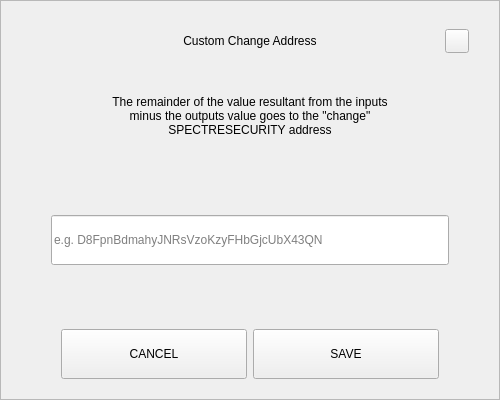
<?xml version="1.0" encoding="UTF-8"?>
<ui version="4.0">
 <class>SendChangeAddressDialog</class>
 <widget class="QDialog" name="SendChangeAddressDialog">
  <property name="geometry">
   <rect>
    <x>0</x>
    <y>0</y>
    <width>500</width>
    <height>400</height>
   </rect>
  </property>
  <property name="windowTitle">
   <string>Dialog</string>
  </property>
  <layout class="QVBoxLayout" name="verticalLayout">
   <property name="spacing">
    <number>0</number>
   </property>
   <property name="leftMargin">
    <number>0</number>
   </property>
   <property name="topMargin">
    <number>0</number>
   </property>
   <property name="rightMargin">
    <number>0</number>
   </property>
   <property name="bottomMargin">
    <number>0</number>
   </property>
   <item>
    <widget class="QFrame" name="frame">
     <property name="styleSheet">
      <string notr="true"/>
     </property>
     <property name="frameShape">
      <enum>QFrame::StyledPanel</enum>
     </property>
     <property name="frameShadow">
      <enum>QFrame::Raised</enum>
     </property>
     <layout class="QVBoxLayout" name="verticalLayout_2" stretch="0,0,0,0,0,0,0">
      <property name="spacing">
       <number>0</number>
      </property>
      <property name="leftMargin">
       <number>30</number>
      </property>
      <property name="topMargin">
       <number>20</number>
      </property>
      <property name="rightMargin">
       <number>30</number>
      </property>
      <property name="bottomMargin">
       <number>20</number>
      </property>
      <item>
       <layout class="QHBoxLayout" name="horizontalLayout_3">
        <property name="spacing">
         <number>0</number>
        </property>
        <item>
         <spacer name="horizontalSpacer_2">
          <property name="orientation">
           <enum>Qt::Horizontal</enum>
          </property>
          <property name="sizeHint" stdset="0">
           <size>
            <width>40</width>
            <height>20</height>
           </size>
          </property>
         </spacer>
        </item>
        <item>
         <widget class="QLabel" name="labelTitle">
          <property name="minimumSize">
           <size>
            <width>0</width>
            <height>40</height>
           </size>
          </property>
          <property name="maximumSize">
           <size>
            <width>16777215</width>
            <height>40</height>
           </size>
          </property>
          <property name="styleSheet">
           <string notr="true">padding-left:24px;</string>
          </property>
          <property name="text">
           <string>Custom Change Address</string>
          </property>
          <property name="alignment">
           <set>Qt::AlignCenter</set>
          </property>
          <property name="margin">
           <number>7</number>
          </property>
         </widget>
        </item>
        <item>
         <spacer name="horizontalSpacer">
          <property name="orientation">
           <enum>Qt::Horizontal</enum>
          </property>
          <property name="sizeHint" stdset="0">
           <size>
            <width>40</width>
            <height>20</height>
           </size>
          </property>
         </spacer>
        </item>
        <item>
         <widget class="QPushButton" name="btnEsc">
          <property name="minimumSize">
           <size>
            <width>24</width>
            <height>24</height>
           </size>
          </property>
          <property name="maximumSize">
           <size>
            <width>24</width>
            <height>24</height>
           </size>
          </property>
          <property name="focusPolicy">
           <enum>Qt::NoFocus</enum>
          </property>
          <property name="text">
           <string/>
          </property>
         </widget>
        </item>
       </layout>
      </item>
      <item>
       <spacer name="verticalSpacer_2">
        <property name="orientation">
         <enum>Qt::Vertical</enum>
        </property>
        <property name="sizeType">
         <enum>QSizePolicy::Fixed</enum>
        </property>
        <property name="sizeHint" stdset="0">
         <size>
          <width>20</width>
          <height>20</height>
         </size>
        </property>
       </spacer>
      </item>
      <item alignment="Qt::AlignHCenter">
       <widget class="QLabel" name="labelMessage">
        <property name="minimumSize">
         <size>
          <width>0</width>
          <height>70</height>
         </size>
        </property>
        <property name="text">
         <string>The remainder of the value resultant from the inputs minus the outputs value goes to the &quot;change&quot; SPECTRESECURITY address</string>
        </property>
        <property name="alignment">
         <set>Qt::AlignCenter</set>
        </property>
        <property name="wordWrap">
         <bool>true</bool>
        </property>
       </widget>
      </item>
      <item>
       <spacer name="verticalSpacer_3">
        <property name="orientation">
         <enum>Qt::Vertical</enum>
        </property>
        <property name="sizeHint" stdset="0">
         <size>
          <width>20</width>
          <height>40</height>
         </size>
        </property>
       </spacer>
      </item>
      <item>
       <layout class="QHBoxLayout" name="horizontalLayout_2">
        <property name="spacing">
         <number>0</number>
        </property>
        <property name="leftMargin">
         <number>20</number>
        </property>
        <property name="rightMargin">
         <number>20</number>
        </property>
        <item>
         <widget class="QLineEdit" name="lineEditAddress">
          <property name="minimumSize">
           <size>
            <width>0</width>
            <height>50</height>
           </size>
          </property>
          <property name="placeholderText">
           <string notr="true">e.g. D8FpnBdmahyJNRsVzoKzyFHbGjcUbX43QN</string>
          </property>
         </widget>
        </item>
       </layout>
      </item>
      <item>
       <spacer name="verticalSpacer">
        <property name="orientation">
         <enum>Qt::Vertical</enum>
        </property>
        <property name="sizeHint" stdset="0">
         <size>
          <width>20</width>
          <height>40</height>
         </size>
        </property>
       </spacer>
      </item>
      <item>
       <layout class="QHBoxLayout" name="horizontalLayout" stretch="2,2">
        <property name="spacing">
         <number>6</number>
        </property>
        <property name="leftMargin">
         <number>30</number>
        </property>
        <property name="rightMargin">
         <number>30</number>
        </property>
        <item>
         <widget class="QPushButton" name="btnCancel">
          <property name="minimumSize">
           <size>
            <width>180</width>
            <height>50</height>
           </size>
          </property>
          <property name="focusPolicy">
           <enum>Qt::NoFocus</enum>
          </property>
          <property name="text">
           <string>CANCEL</string>
          </property>
         </widget>
        </item>
        <item>
         <widget class="QPushButton" name="btnSave">
          <property name="minimumSize">
           <size>
            <width>180</width>
            <height>50</height>
           </size>
          </property>
          <property name="focusPolicy">
           <enum>Qt::NoFocus</enum>
          </property>
          <property name="text">
           <string>SAVE</string>
          </property>
         </widget>
        </item>
       </layout>
      </item>
     </layout>
    </widget>
   </item>
  </layout>
 </widget>
 <resources/>
 <connections/>
</ui>
